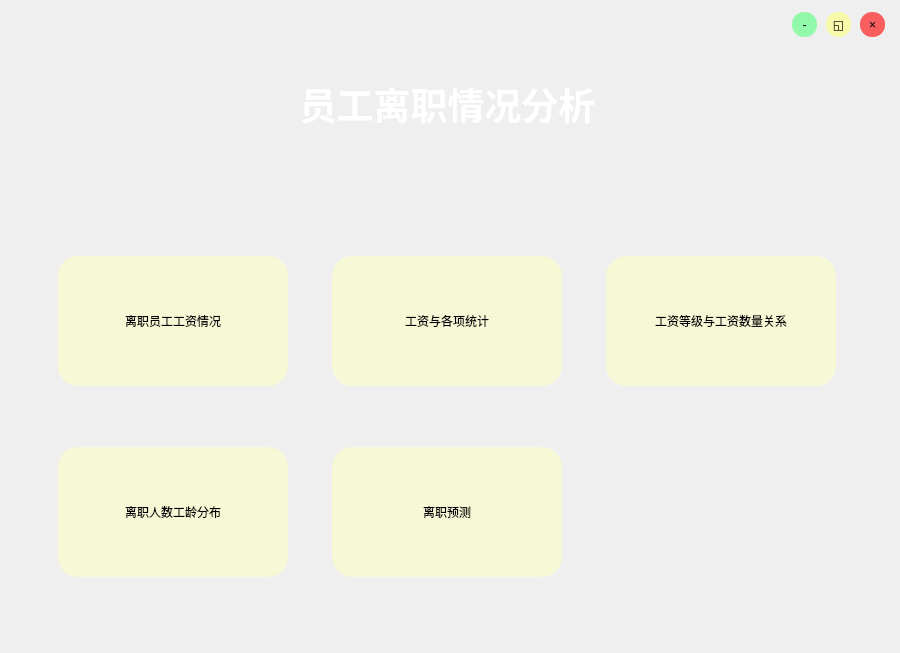
<?xml version="1.0" encoding="UTF-8"?>
<ui version="4.0">
 <class>MainWindow</class>
 <widget class="QMainWindow" name="MainWindow">
  <property name="geometry">
   <rect>
    <x>0</x>
    <y>0</y>
    <width>900</width>
    <height>653</height>
   </rect>
  </property>
  <property name="sizePolicy">
   <sizepolicy hsizetype="Preferred" vsizetype="Ignored">
    <horstretch>0</horstretch>
    <verstretch>0</verstretch>
   </sizepolicy>
  </property>
  <property name="font">
   <font>
    <family>Arial Nova</family>
    <pointsize>9</pointsize>
   </font>
  </property>
  <property name="windowTitle">
   <string>MainWindow</string>
  </property>
  <property name="styleSheet">
   <string notr="true">QMainWindow{
	background-image: url(:/bakground/img/bj.jpg);
	background-position:center;
	border-radius:30px;
	background-color: none;
}</string>
  </property>
  <widget class="QWidget" name="centralwidget">
   <property name="styleSheet">
    <string notr="true">background-color: rgba(255, 255, 255, 0);</string>
   </property>
   <layout class="QVBoxLayout" name="verticalLayout">
    <property name="leftMargin">
     <number>10</number>
    </property>
    <property name="topMargin">
     <number>9</number>
    </property>
    <property name="rightMargin">
     <number>15</number>
    </property>
    <property name="bottomMargin">
     <number>10</number>
    </property>
    <item>
     <widget class="QWidget" name="widget_2" native="true">
      <property name="sizePolicy">
       <sizepolicy hsizetype="Minimum" vsizetype="Preferred">
        <horstretch>0</horstretch>
        <verstretch>0</verstretch>
       </sizepolicy>
      </property>
      <property name="maximumSize">
       <size>
        <width>16777215</width>
        <height>40</height>
       </size>
      </property>
      <property name="styleSheet">
       <string notr="true">background-color: none;</string>
      </property>
      <layout class="QHBoxLayout" name="horizontalLayout">
       <property name="spacing">
        <number>9</number>
       </property>
       <property name="leftMargin">
        <number>0</number>
       </property>
       <property name="topMargin">
        <number>0</number>
       </property>
       <property name="rightMargin">
        <number>0</number>
       </property>
       <item>
        <spacer name="horizontalSpacer">
         <property name="orientation">
          <enum>Qt::Horizontal</enum>
         </property>
         <property name="sizeHint" stdset="0">
          <size>
           <width>40</width>
           <height>20</height>
          </size>
         </property>
        </spacer>
       </item>
       <item>
        <widget class="QToolButton" name="toolButton_8">
         <property name="minimumSize">
          <size>
           <width>25</width>
           <height>25</height>
          </size>
         </property>
         <property name="maximumSize">
          <size>
           <width>25</width>
           <height>25</height>
          </size>
         </property>
         <property name="styleSheet">
          <string notr="true">border-radius:12px;
background-color: rgba(85, 255, 127, 155);</string>
         </property>
         <property name="text">
          <string>-</string>
         </property>
        </widget>
       </item>
       <item>
        <widget class="QToolButton" name="toolButton_9">
         <property name="minimumSize">
          <size>
           <width>25</width>
           <height>25</height>
          </size>
         </property>
         <property name="maximumSize">
          <size>
           <width>25</width>
           <height>25</height>
          </size>
         </property>
         <property name="styleSheet">
          <string notr="true">border-radius:12px;
background-color: rgba(255, 255, 127, 155);</string>
         </property>
         <property name="text">
          <string>◱</string>
         </property>
        </widget>
       </item>
       <item>
        <widget class="QToolButton" name="toolButton_5">
         <property name="minimumSize">
          <size>
           <width>25</width>
           <height>25</height>
          </size>
         </property>
         <property name="maximumSize">
          <size>
           <width>25</width>
           <height>25</height>
          </size>
         </property>
         <property name="styleSheet">
          <string notr="true">border-radius:12px;
background-color: rgba(255, 0, 0, 155);</string>
         </property>
         <property name="text">
          <string>×</string>
         </property>
        </widget>
       </item>
      </layout>
     </widget>
    </item>
    <item>
     <widget class="QLabel" name="label">
      <property name="minimumSize">
       <size>
        <width>0</width>
        <height>60</height>
       </size>
      </property>
      <property name="maximumSize">
       <size>
        <width>16777215</width>
        <height>100</height>
       </size>
      </property>
      <property name="styleSheet">
       <string notr="true"/>
      </property>
      <property name="text">
       <string>&lt;html&gt;&lt;head/&gt;&lt;body&gt;&lt;p align=&quot;center&quot;&gt;&lt;span style=&quot; font-size:28pt; font-weight:600; color:#ffffff;&quot;&gt;员工离职情况分析&lt;/span&gt;&lt;/p&gt;&lt;/body&gt;&lt;/html&gt;</string>
      </property>
     </widget>
    </item>
    <item>
     <widget class="QWidget" name="widget" native="true">
      <property name="sizePolicy">
       <sizepolicy hsizetype="Preferred" vsizetype="Preferred">
        <horstretch>0</horstretch>
        <verstretch>0</verstretch>
       </sizepolicy>
      </property>
      <property name="styleSheet">
       <string notr="true">background-color: none;</string>
      </property>
      <layout class="QGridLayout" name="gridLayout">
       <property name="leftMargin">
        <number>10</number>
       </property>
       <property name="topMargin">
        <number>10</number>
       </property>
       <property name="rightMargin">
        <number>10</number>
       </property>
       <property name="bottomMargin">
        <number>9</number>
       </property>
       <item row="1" column="0">
        <widget class="QToolButton" name="toolButton">
         <property name="sizePolicy">
          <sizepolicy hsizetype="Maximum" vsizetype="Ignored">
           <horstretch>0</horstretch>
           <verstretch>0</verstretch>
          </sizepolicy>
         </property>
         <property name="minimumSize">
          <size>
           <width>230</width>
           <height>130</height>
          </size>
         </property>
         <property name="maximumSize">
          <size>
           <width>100</width>
           <height>100</height>
          </size>
         </property>
         <property name="styleSheet">
          <string notr="true">border-radius:20px;
background-color: rgba(252, 255, 198, 150);</string>
         </property>
         <property name="text">
          <string>离职人数工龄分布</string>
         </property>
        </widget>
       </item>
       <item row="0" column="0">
        <widget class="QToolButton" name="toolButton_4">
         <property name="sizePolicy">
          <sizepolicy hsizetype="Maximum" vsizetype="Ignored">
           <horstretch>0</horstretch>
           <verstretch>0</verstretch>
          </sizepolicy>
         </property>
         <property name="minimumSize">
          <size>
           <width>230</width>
           <height>130</height>
          </size>
         </property>
         <property name="maximumSize">
          <size>
           <width>100</width>
           <height>100</height>
          </size>
         </property>
         <property name="styleSheet">
          <string notr="true">border-radius:20px;
background-color: rgba(252, 255, 198, 150);</string>
         </property>
         <property name="text">
          <string>离职员工工资情况</string>
         </property>
        </widget>
       </item>
       <item row="0" column="2">
        <widget class="QToolButton" name="toolButton_3">
         <property name="sizePolicy">
          <sizepolicy hsizetype="Maximum" vsizetype="Ignored">
           <horstretch>0</horstretch>
           <verstretch>0</verstretch>
          </sizepolicy>
         </property>
         <property name="minimumSize">
          <size>
           <width>230</width>
           <height>130</height>
          </size>
         </property>
         <property name="maximumSize">
          <size>
           <width>100</width>
           <height>100</height>
          </size>
         </property>
         <property name="mouseTracking">
          <bool>false</bool>
         </property>
         <property name="tabletTracking">
          <bool>false</bool>
         </property>
         <property name="styleSheet">
          <string notr="true">border-radius:20px;
background-color: rgba(252, 255, 198, 150);</string>
         </property>
         <property name="text">
          <string>工资等级与工资数量关系</string>
         </property>
         <property name="checkable">
          <bool>false</bool>
         </property>
         <property name="autoRepeat">
          <bool>false</bool>
         </property>
         <property name="autoExclusive">
          <bool>false</bool>
         </property>
         <property name="autoRaise">
          <bool>false</bool>
         </property>
        </widget>
       </item>
       <item row="0" column="1">
        <widget class="QToolButton" name="toolButton_2">
         <property name="sizePolicy">
          <sizepolicy hsizetype="Maximum" vsizetype="Ignored">
           <horstretch>0</horstretch>
           <verstretch>0</verstretch>
          </sizepolicy>
         </property>
         <property name="minimumSize">
          <size>
           <width>230</width>
           <height>130</height>
          </size>
         </property>
         <property name="maximumSize">
          <size>
           <width>100</width>
           <height>100</height>
          </size>
         </property>
         <property name="styleSheet">
          <string notr="true">border-radius:20px;
background-color: rgba(252, 255, 198, 150);</string>
         </property>
         <property name="text">
          <string>工资与各项统计</string>
         </property>
        </widget>
       </item>
       <item row="1" column="1">
        <widget class="QToolButton" name="toolButton_6">
         <property name="sizePolicy">
          <sizepolicy hsizetype="Maximum" vsizetype="Ignored">
           <horstretch>0</horstretch>
           <verstretch>0</verstretch>
          </sizepolicy>
         </property>
         <property name="minimumSize">
          <size>
           <width>230</width>
           <height>130</height>
          </size>
         </property>
         <property name="maximumSize">
          <size>
           <width>100</width>
           <height>100</height>
          </size>
         </property>
         <property name="styleSheet">
          <string notr="true">border-radius:20px;
background-color: rgba(252, 255, 198, 150);</string>
         </property>
         <property name="text">
          <string>离职预测</string>
         </property>
        </widget>
       </item>
      </layout>
     </widget>
    </item>
   </layout>
  </widget>
 </widget>
 <resources>
  <include location="MyWindow.qrc"/>
 </resources>
 <connections>
  <connection>
   <sender>toolButton_5</sender>
   <signal>clicked()</signal>
   <receiver>MainWindow</receiver>
   <slot>close()</slot>
   <hints>
    <hint type="sourcelabel">
     <x>893</x>
     <y>42</y>
    </hint>
    <hint type="destinationlabel">
     <x>924</x>
     <y>60</y>
    </hint>
   </hints>
  </connection>
  <connection>
   <sender>toolButton_8</sender>
   <signal>clicked()</signal>
   <receiver>MainWindow</receiver>
   <slot>showMinimized()</slot>
   <hints>
    <hint type="sourcelabel">
     <x>868</x>
     <y>37</y>
    </hint>
    <hint type="destinationlabel">
     <x>928</x>
     <y>117</y>
    </hint>
   </hints>
  </connection>
  <connection>
   <sender>toolButton_9</sender>
   <signal>clicked()</signal>
   <receiver>MainWindow</receiver>
   <slot>showMaximized()</slot>
   <hints>
    <hint type="sourcelabel">
     <x>836</x>
     <y>29</y>
    </hint>
    <hint type="destinationlabel">
     <x>923</x>
     <y>108</y>
    </hint>
   </hints>
  </connection>
 </connections>
</ui>
